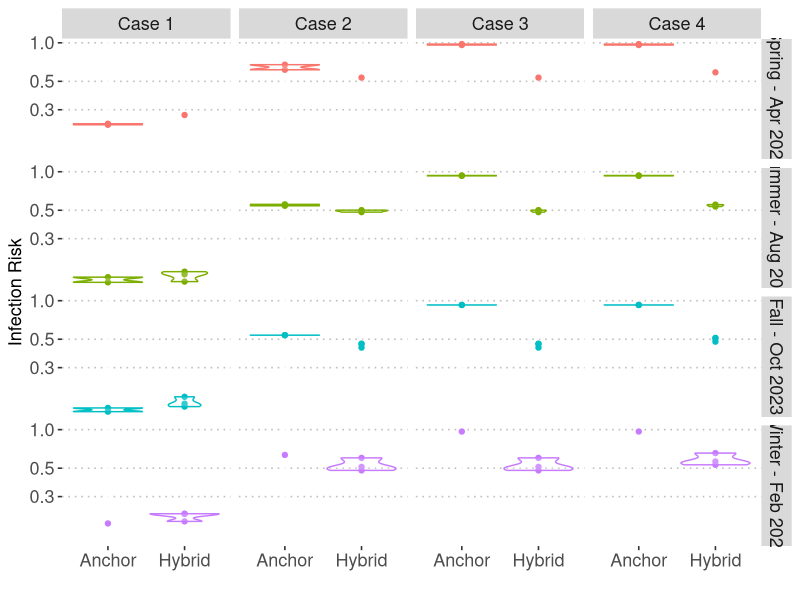
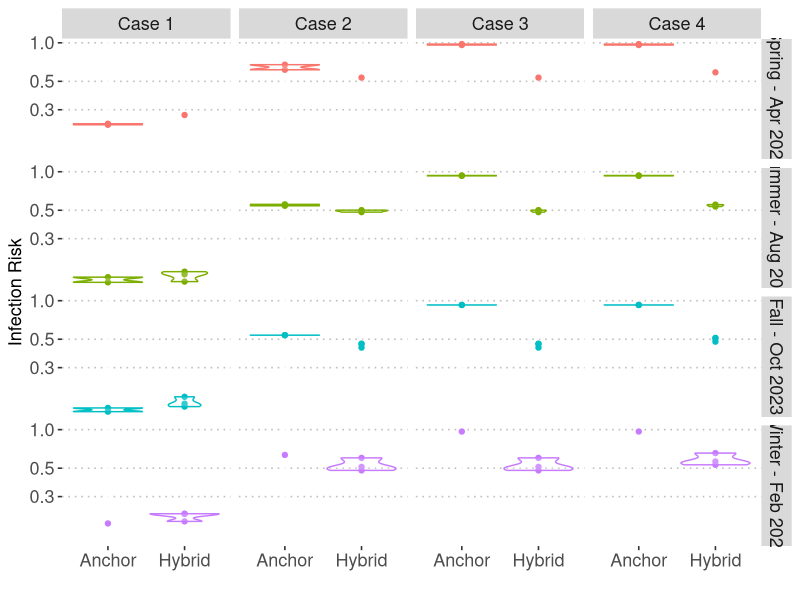
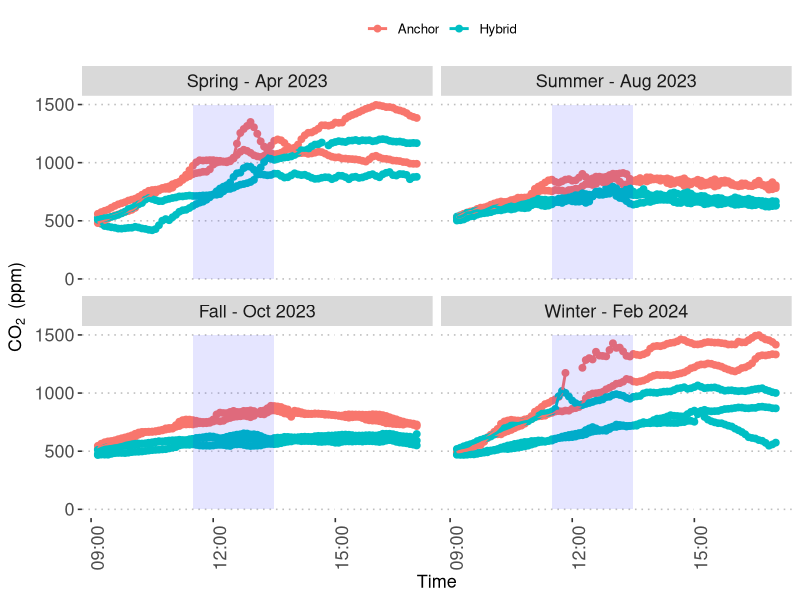
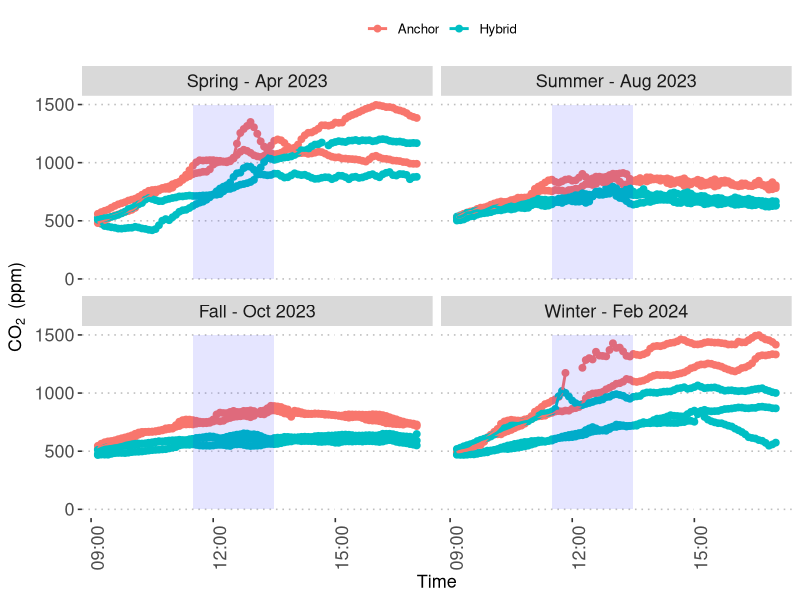

Recreate these plots in R, in order.
library(readxl)

sensordata<- read_excel("sensor_data_combined_risk_v5_final.xlsx")
sensordata$Month[sensordata$Month=="Fall"]<-"Fall - Oct 2023"
sensordata$Month[sensordata$Month=="Spring"]<-"Spring - Apr 2023"
sensordata$Month[sensordata$Month=="Summer"]<-"Summer - Aug 2023"
sensordata$Month[sensordata$Month=="Winter"]<-"Winter - Feb 2024"

sensordata$Month <- factor(sensordata$Month, 
                           levels = c("Spring - Apr 2023", "Summer - Aug 2023", "Fall - Oct 2023", "Winter - Feb 2024"))



#-----------Setting Parameters-------------------------------------------------------------------

C.0<-400/1000000 #assumed ambient CO2 ppm convert to fraction
q<-20 #quantum generation rate per person (quanta/hr), from Iwamura & Tsutsumi 2023
t<-8 #total exposure time (5 min in units of hr)
C.a<-0.038 #Rudnick & Milton (volume fraction of CO2 added to exhaled breath during breathing)

sensordata$avco2<-(as.numeric(sensordata$`Sensor 1 CO2`)+as.numeric(sensordata$`Sensor 2 CO2`))/2
sensordata$f<-(as.numeric(sensordata$avco2)-C.0)/1000000/C.a

dates<-unique(sensordata$Day)
f.dates<-rep(NA,length(dates))
n.dates<-rep(NA,length(dates))
date.type<-rep(NA,length(dates))
season<-rep(NA,length(dates))

for(i in 1:length(dates)){
  f.dates[i]<-sum(sensordata$f[sensordata$Day==dates[i]]*5)/470
  n.dates[i]<-sensordata$n[sensordata$Day==dates[i]][1]
  season[i]<-as.character(sensordata$Month[sensordata$Day==dates[i]][1])
  date.type[i]<-sensordata$`Day Type`[sensordata$Day==dates[i]][1]
}

frame.final<-data.frame(f.dates,n.dates,dates,date.type,season)
frame.final$season<-factor(frame.final$season,levels = c("Spring - Apr 2023", "Summer - Aug 2023", "Fall - Oct 2023", "Winter - Feb 2024"))

#----------------------CASE 1 AIR: Infection Risk assuming 1 Infected Person in Total Occupancy----------------------

I<-1 #number of infectors (assumed)

frame.final$infectionrisk1<-1-exp(-frame.final$f.dates*I*q*t/frame.final$n.date)

#---------------------CASE 2 AIR: Infection Risk assuming P(asymptomatic) x n = I-----------------------------------

P.infect<-0.05
P.asympt<-0.24


frame.final$infectionrisk2<-1-exp(-frame.final$f.dates*(frame.final$n.dates*P.asympt)*q*t/frame.final$n.date)


#---------------------CASE 3 AIR: Infection Risk depending on differences in in-person asymptomatic prob-----------
P.sympt<-0.76
P.inperson.sympt.anchor<-0.75

frame.final$Icase3<-rep(NA,length(dates))
frame.final$Icase3[frame.final$date.type=="Hybrid"]<-(P.asympt)*frame.final$n.dates[frame.final$date.type=="Hybrid"]
frame.final$Icase3[frame.final$date.type=="Anchor"]<-((P.asympt)+(P.inperson.sympt.anchor*P.sympt))*frame.final$n.dates[frame.final$date.type=="Anchor"]
  
frame.final$infectionrisk3<-1-exp(-frame.final$f.dates*(frame.final$Icase3)*q*t/frame.final$n.date)


#---------------------CASE 4 AIR: Infection risk depending on differences in in-person symp or asympt prob--------

P.inperson.sympt.hybrid<-0.05

frame.final$Icase4<-rep(NA,length(dates))
frame.final$Icase4[frame.final$date.type=="Hybrid"]<-((P.asympt)+(P.inperson.sympt.hybrid*P.sympt))*frame.final$n.dates[frame.final$date.type=="Hybrid"]

frame.final$Icase4[frame.final$date.type=="Anchor"]<-((P.asympt)+(P.inperson.sympt.anchor*P.sympt))*frame.final$n.dates[frame.final$date.type=="Anchor"]

frame.final$infectionrisk4<-1-exp(-frame.final$f.dates*(frame.final$Icase4)*q*t/frame.final$n.date)

#---------plotting airborne risks
infection.air<-c(frame.final$infectionrisk1,frame.final$infectionrisk2,frame.final$infectionrisk3,frame.final$infectionrisk4)
date.type<-rep(frame.final$date.type,4)
case<-c(rep("Case 1",length(frame.final$f.dates)),rep("Case 2",length(frame.final$f.dates)),rep("Case 3", length(frame.final$f.dates)),
rep("Case 4",length(frame.final$f.dates)))
season<-rep(frame.final$season,4)
frame.plot.airborne<-data.frame(infect=infection.air,date.type,case,season)

require(ggplot2)
require(ggpubr)

startlunch<-as.POSIXct("1899-12-31 11:30:00")
endlunch<-as.POSIXct("1899-12-31 1:30:00")

windows()
ggplot(frame.plot.airborne)+geom_point(aes(color=season,x=date.type,y=infect))+
  geom_violin(aes(color=season,x=date.type,y=infect),alpha=0.2)+
  facet_grid(season~case)+scale_y_continuous(trans="log10",name="Infection Risk")+
  scale_x_discrete(name="")+
  scale_color_discrete(name="")+
  theme_pubclean()+
  theme(axis.text=element_text(size=13),axis.title=element_text(size=13),
        legend.position="none",
        strip.text = element_text(size=13),legend.text = element_text(size=13))


ggsave ("figure4.tiff", unit="in", width = 7, height = 9, dpi = 600)


#summary of infection risks---------------------------

#Case 1
summary(frame.plot.airborne$infect[frame.plot.airborne$case=="Case 1" & frame.plot.airborne$season=="Fall - Oct 2023" & frame.plot.airborne$date.type=="Anchor"])
sd(frame.plot.airborne$infect[frame.plot.airborne$case=="Case 1" & frame.plot.airborne$season=="Fall - Oct 2023" & frame.plot.airborne$date.type=="Anchor"])

summary(frame.plot.airborne$infect[frame.plot.airborne$case=="Case 1" & frame.plot.airborne$season=="Fall - Oct 2023" & frame.plot.airborne$date.type=="Hybrid"])
sd(frame.plot.airborne$infect[frame.plot.airborne$case=="Case 1" & frame.plot.airborne$season=="Fall - Oct 2023" & frame.plot.airborne$date.type=="Hybrid"])

summary(frame.plot.airborne$infect[frame.plot.airborne$case=="Case 1" & frame.plot.airborne$season=="Spring - Apr 2023" & frame.plot.airborne$date.type=="Anchor"])
sd(frame.plot.airborne$infect[frame.plot.airborne$case=="Case 1" & frame.plot.airborne$season=="Spring - Apr 2023" & frame.plot.airborne$date.type=="Anchor"])

summary(frame.plot.airborne$infect[frame.plot.airborne$case=="Case 1" & frame.plot.airborne$season=="Spring - Apr 2023" & frame.plot.airborne$date.type=="Hybrid"])
sd(frame.plot.airborne$infect[frame.plot.airborne$case=="Case 1" & frame.plot.airborne$season=="Spring - Apr 2023" & frame.plot.airborne$date.type=="Hybrid"])

summary(frame.plot.airborne$infect[frame.plot.airborne$case=="Case 1" & frame.plot.airborne$season=="Winter - Feb 2024" & frame.plot.airborne$date.type=="Anchor"])
sd(frame.plot.airborne$infect[frame.plot.airborne$case=="Case 1" & frame.plot.airborne$season=="Winter - Feb 2024" & frame.plot.airborne$date.type=="Anchor"])

summary(frame.plot.airborne$infect[frame.plot.airborne$case=="Case 1" & frame.plot.airborne$season=="Winter - Feb 2024" & frame.plot.airborne$date.type=="Hybrid"])
sd(frame.plot.airborne$infect[frame.plot.airborne$case=="Case 1" & frame.plot.airborne$season=="Winter - Feb 2024" & frame.plot.airborne$date.type=="Hybrid"])

summary(frame.plot.airborne$infect[frame.plot.airborne$case=="Case 1" & frame.plot.airborne$season=="Summer - Aug 2023" & frame.plot.airborne$date.type=="Anchor"])
sd(frame.plot.airborne$infect[frame.plot.airborne$case=="Case 1" & frame.plot.airborne$season=="Summer - Aug 2023" & frame.plot.airborne$date.type=="Anchor"])

summary(frame.plot.airborne$infect[frame.plot.airborne$case=="Case 1" & frame.plot.airborne$season=="Summer - Aug 2023" & frame.plot.airborne$date.type=="Hybrid"])
sd(frame.plot.airborne$infect[frame.plot.airborne$case=="Case 1" & frame.plot.airborne$season=="Summer - Aug 2023" & frame.plot.airborne$date.type=="Hybrid"])

#Case 2
summary(frame.plot.airborne$infect[frame.plot.airborne$case=="Case 2" & frame.plot.airborne$season=="Fall - Oct 2023" & frame.plot.airborne$date.type=="Anchor"])
sd(frame.plot.airborne$infect[frame.plot.airborne$case=="Case 2" & frame.plot.airborne$season=="Fall - Oct 2023" & frame.plot.airborne$date.type=="Anchor"])

summary(frame.plot.airborne$infect[frame.plot.airborne$case=="Case 2" & frame.plot.airborne$season=="Fall - Oct 2023" & frame.plot.airborne$date.type=="Hybrid"])
sd(frame.plot.airborne$infect[frame.plot.airborne$case=="Case 2" & frame.plot.airborne$season=="Fall - Oct 2023" & frame.plot.airborne$date.type=="Hybrid"])

summary(frame.plot.airborne$infect[frame.plot.airborne$case=="Case 2" & frame.plot.airborne$season=="Spring - Apr 2023" & frame.plot.airborne$date.type=="Anchor"])
sd(frame.plot.airborne$infect[frame.plot.airborne$case=="Case 2" & frame.plot.airborne$season=="Spring - Apr 2023" & frame.plot.airborne$date.type=="Anchor"])

summary(frame.plot.airborne$infect[frame.plot.airborne$case=="Case 2" & frame.plot.airborne$season=="Spring - Apr 2023" & frame.plot.airborne$date.type=="Hybrid"])
sd(frame.plot.airborne$infect[frame.plot.airborne$case=="Case 2" & frame.plot.airborne$season=="Spring - Apr 2023" & frame.plot.airborne$date.type=="Hybrid"])

summary(frame.plot.airborne$infect[frame.plot.airborne$case=="Case 2" & frame.plot.airborne$season=="Winter - Feb 2024" & frame.plot.airborne$date.type=="Anchor"])
sd(frame.plot.airborne$infect[frame.plot.airborne$case=="Case 2" & frame.plot.airborne$season=="Winter - Feb 2024" & frame.plot.airborne$date.type=="Anchor"])

summary(frame.plot.airborne$infect[frame.plot.airborne$case=="Case 2" & frame.plot.airborne$season=="Winter - Feb 2024" & frame.plot.airborne$date.type=="Hybrid"])
sd(frame.plot.airborne$infect[frame.plot.airborne$case=="Case 2" & frame.plot.airborne$season=="Winter - Feb 2024" & frame.plot.airborne$date.type=="Hybrid"])

summary(frame.plot.airborne$infect[frame.plot.airborne$case=="Case 2" & frame.plot.airborne$season=="Summer - Aug 2023" & frame.plot.airborne$date.type=="Anchor"])
sd(frame.plot.airborne$infect[frame.plot.airborne$case=="Case 2" & frame.plot.airborne$season=="Summer - Aug 2023" & frame.plot.airborne$date.type=="Anchor"])

summary(frame.plot.airborne$infect[frame.plot.airborne$case=="Case 2" & frame.plot.airborne$season=="Summer - Aug 2023" & frame.plot.airborne$date.type=="Hybrid"])
sd(frame.plot.airborne$infect[frame.plot.airborne$case=="Case 2" & frame.plot.airborne$season=="Summer - Aug 2023" & frame.plot.airborne$date.type=="Hybrid"])


#Case 3
summary(frame.plot.airborne$infect[frame.plot.airborne$case=="Case 3" & frame.plot.airborne$season=="Fall - Oct 2023" & frame.plot.airborne$date.type=="Anchor"])
sd(frame.plot.airborne$infect[frame.plot.airborne$case=="Case 3" & frame.plot.airborne$season=="Fall - Oct 2023" & frame.plot.airborne$date.type=="Anchor"])

summary(frame.plot.airborne$infect[frame.plot.airborne$case=="Case 3" & frame.plot.airborne$season=="Fall - Oct 2023" & frame.plot.airborne$date.type=="Hybrid"])
sd(frame.plot.airborne$infect[frame.plot.airborne$case=="Case 3" & frame.plot.airborne$season=="Fall - Oct 2023" & frame.plot.airborne$date.type=="Hybrid"])

summary(frame.plot.airborne$infect[frame.plot.airborne$case=="Case 3" & frame.plot.airborne$season=="Spring - Apr 2023" & frame.plot.airborne$date.type=="Anchor"])
sd(frame.plot.airborne$infect[frame.plot.airborne$case=="Case 3" & frame.plot.airborne$season=="Spring - Apr 2023" & frame.plot.airborne$date.type=="Anchor"])

summary(frame.plot.airborne$infect[frame.plot.airborne$case=="Case 3" & frame.plot.airborne$season=="Spring - Apr 2023" & frame.plot.airborne$date.type=="Hybrid"])
sd(frame.plot.airborne$infect[frame.plot.airborne$case=="Case 3" & frame.plot.airborne$season=="Spring - Apr 2023" & frame.plot.airborne$date.type=="Hybrid"])

summary(frame.plot.airborne$infect[frame.plot.airborne$case=="Case 3" & frame.plot.airborne$season=="Winter - Feb 2024" & frame.plot.airborne$date.type=="Anchor"])
sd(frame.plot.airborne$infect[frame.plot.airborne$case=="Case 3" & frame.plot.airborne$season=="Winter - Feb 2024" & frame.plot.airborne$date.type=="Anchor"])

summary(frame.plot.airborne$infect[frame.plot.airborne$case=="Case 3" & frame.plot.airborne$season=="Winter - Feb 2024" & frame.plot.airborne$date.type=="Hybrid"])
sd(frame.plot.airborne$infect[frame.plot.airborne$case=="Case 3" & frame.plot.airborne$season=="Winter - Feb 2024" & frame.plot.airborne$date.type=="Hybrid"])

summary(frame.plot.airborne$infect[frame.plot.airborne$case=="Case 3" & frame.plot.airborne$season=="Summer - Aug 2023" & frame.plot.airborne$date.type=="Anchor"])
sd(frame.plot.airborne$infect[frame.plot.airborne$case=="Case 3" & frame.plot.airborne$season=="Summer - Aug 2023" & frame.plot.airborne$date.type=="Anchor"])

summary(frame.plot.airborne$infect[frame.plot.airborne$case=="Case 3" & frame.plot.airborne$season=="Summer - Aug 2023" & frame.plot.airborne$date.type=="Hybrid"])
sd(frame.plot.airborne$infect[frame.plot.airborne$case=="Case 3" & frame.plot.airborne$season=="Summer - Aug 2023" & frame.plot.airborne$date.type=="Hybrid"])


#Case 4
summary(frame.plot.airborne$infect[frame.plot.airborne$case=="Case 4" & frame.plot.airborne$season=="Fall - Oct 2023" & frame.plot.airborne$date.type=="Anchor"])
sd(frame.plot.airborne$infect[frame.plot.airborne$case=="Case 4" & frame.plot.airborne$season=="Fall - Oct 2023" & frame.plot.airborne$date.type=="Anchor"])

summary(frame.plot.airborne$infect[frame.plot.airborne$case=="Case 4" & frame.plot.airborne$season=="Fall - Oct 2023" & frame.plot.airborne$date.type=="Hybrid"])
sd(frame.plot.airborne$infect[frame.plot.airborne$case=="Case 4" & frame.plot.airborne$season=="Fall - Oct 2023" & frame.plot.airborne$date.type=="Hybrid"])

summary(frame.plot.airborne$infect[frame.plot.airborne$case=="Case 4" & frame.plot.airborne$season=="Spring - Apr 2023" & frame.plot.airborne$date.type=="Anchor"])
sd(frame.plot.airborne$infect[frame.plot.airborne$case=="Case 4" & frame.plot.airborne$season=="Spring - Apr 2023" & frame.plot.airborne$date.type=="Anchor"])

summary(frame.plot.airborne$infect[frame.plot.airborne$case=="Case 4" & frame.plot.airborne$season=="Spring - Apr 2023" & frame.plot.airborne$date.type=="Hybrid"])
sd(frame.plot.airborne$infect[frame.plot.airborne$case=="Case 4" & frame.plot.airborne$season=="Spring - Apr 2023" & frame.plot.airborne$date.type=="Hybrid"])

summary(frame.plot.airborne$infect[frame.plot.airborne$case=="Case 4" & frame.plot.airborne$season=="Winter - Feb 2024" & frame.plot.airborne$date.type=="Anchor"])
sd(frame.plot.airborne$infect[frame.plot.airborne$case=="Case 4" & frame.plot.airborne$season=="Winter - Feb 2024" & frame.plot.airborne$date.type=="Anchor"])

summary(frame.plot.airborne$infect[frame.plot.airborne$case=="Case 4" & frame.plot.airborne$season=="Winter - Feb 2024" & frame.plot.airborne$date.type=="Hybrid"])
sd(frame.plot.airborne$infect[frame.plot.airborne$case=="Case 4" & frame.plot.airborne$season=="Winter - Feb 2024" & frame.plot.airborne$date.type=="Hybrid"])

summary(frame.plot.airborne$infect[frame.plot.airborne$case=="Case 4" & frame.plot.airborne$season=="Summer - Aug 2023" & frame.plot.airborne$date.type=="Anchor"])
sd(frame.plot.airborne$infect[frame.plot.airborne$case=="Case 4" & frame.plot.airborne$season=="Summer - Aug 2023" & frame.plot.airborne$date.type=="Anchor"])

summary(frame.plot.airborne$infect[frame.plot.airborne$case=="Case 4" & frame.plot.airborne$season=="Summer - Aug 2023" & frame.plot.airborne$date.type=="Hybrid"])
sd(frame.plot.airborne$infect[frame.plot.airborne$case=="Case 4" & frame.plot.airborne$season=="Summer - Aug 2023" & frame.plot.airborne$date.type=="Hybrid"])



#summary of risk reductions

#Fall
(mean(frame.plot.airborne$infect[frame.plot.airborne$case=="Case 1" & frame.plot.airborne$season=="Fall - Oct 2023" & frame.plot.airborne$date.type=="Anchor"])-
  mean(frame.plot.airborne$infect[frame.plot.airborne$case=="Case 1" & frame.plot.airborne$season=="Fall - Oct 2023" & frame.plot.airborne$date.type=="Hybrid"]))

(mean(frame.plot.airborne$infect[frame.plot.airborne$case=="Case 2" & frame.plot.airborne$season=="Fall - Oct 2023" & frame.plot.airborne$date.type=="Anchor"])-
  mean(frame.plot.airborne$infect[frame.plot.airborne$case=="Case 2" & frame.plot.airborne$season=="Fall - Oct 2023" & frame.plot.airborne$date.type=="Hybrid"]))

(mean(frame.plot.airborne$infect[frame.plot.airborne$case=="Case 3" & frame.plot.airborne$season=="Fall - Oct 2023" & frame.plot.airborne$date.type=="Anchor"])-
  mean(frame.plot.airborne$infect[frame.plot.airborne$case=="Case 3" & frame.plot.airborne$season=="Fall - Oct 2023" & frame.plot.airborne$date.type=="Hybrid"]))

(mean(frame.plot.airborne$infect[frame.plot.airborne$case=="Case 4" & frame.plot.airborne$season=="Fall - Oct 2023" & frame.plot.airborne$date.type=="Anchor"])-
    mean(frame.plot.airborne$infect[frame.plot.airborne$case=="Case 4" & frame.plot.airborne$season=="Fall - Oct 2023" & frame.plot.airborne$date.type=="Hybrid"]))

#Spring
(mean(frame.plot.airborne$infect[frame.plot.airborne$case=="Case 1" & frame.plot.airborne$season=="Spring - Apr 2023" & frame.plot.airborne$date.type=="Anchor"])-
    mean(frame.plot.airborne$infect[frame.plot.airborne$case=="Case 1" & frame.plot.airborne$season=="Spring - Apr 2023" & frame.plot.airborne$date.type=="Hybrid"]))

(mean(frame.plot.airborne$infect[frame.plot.airborne$case=="Case 2" & frame.plot.airborne$season=="Spring - Apr 2023" & frame.plot.airborne$date.type=="Anchor"])-
    mean(frame.plot.airborne$infect[frame.plot.airborne$case=="Case 2" & frame.plot.airborne$season=="Spring - Apr 2023" & frame.plot.airborne$date.type=="Hybrid"]))

(mean(frame.plot.airborne$infect[frame.plot.airborne$case=="Case 3" & frame.plot.airborne$season=="Spring - Apr 2023" & frame.plot.airborne$date.type=="Anchor"])-
    mean(frame.plot.airborne$infect[frame.plot.airborne$case=="Case 3" & frame.plot.airborne$season=="Spring - Apr 2023" & frame.plot.airborne$date.type=="Hybrid"]))

(mean(frame.plot.airborne$infect[frame.plot.airborne$case=="Case 4" & frame.plot.airborne$season=="Spring - Apr 2023" & frame.plot.airborne$date.type=="Anchor"])-
    mean(frame.plot.airborne$infect[frame.plot.airborne$case=="Case 4" & frame.plot.airborne$season=="Spring - Apr 2023" & frame.plot.airborne$date.type=="Hybrid"]))

#Winter
(mean(frame.plot.airborne$infect[frame.plot.airborne$case=="Case 1" & frame.plot.airborne$season=="Winter - Feb 2024" & frame.plot.airborne$date.type=="Anchor"])-
    mean(frame.plot.airborne$infect[frame.plot.airborne$case=="Case 1" & frame.plot.airborne$season=="Winter - Feb 2024" & frame.plot.airborne$date.type=="Hybrid"]))

(mean(frame.plot.airborne$infect[frame.plot.airborne$case=="Case 2" & frame.plot.airborne$season=="Winter - Feb 2024" & frame.plot.airborne$date.type=="Anchor"])-
    mean(frame.plot.airborne$infect[frame.plot.airborne$case=="Case 2" & frame.plot.airborne$season=="Winter - Feb 2024" & frame.plot.airborne$date.type=="Hybrid"]))

(mean(frame.plot.airborne$infect[frame.plot.airborne$case=="Case 3" & frame.plot.airborne$season=="Winter - Feb 2024" & frame.plot.airborne$date.type=="Anchor"])-
    mean(frame.plot.airborne$infect[frame.plot.airborne$case=="Case 3" & frame.plot.airborne$season=="Winter - Feb 2024" & frame.plot.airborne$date.type=="Hybrid"]))

(mean(frame.plot.airborne$infect[frame.plot.airborne$case=="Case 4" & frame.plot.airborne$season=="Winter - Feb 2024" & frame.plot.airborne$date.type=="Anchor"])-
    mean(frame.plot.airborne$infect[frame.plot.airborne$case=="Case 4" & frame.plot.airborne$season=="Winter - Feb 2024" & frame.plot.airborne$date.type=="Hybrid"]))

#Summer
(mean(frame.plot.airborne$infect[frame.plot.airborne$case=="Case 1" & frame.plot.airborne$season=="Summer - Aug 2023" & frame.plot.airborne$date.type=="Anchor"])-
    mean(frame.plot.airborne$infect[frame.plot.airborne$case=="Case 1" & frame.plot.airborne$season=="Summer - Aug 2023" & frame.plot.airborne$date.type=="Hybrid"]))

(mean(frame.plot.airborne$infect[frame.plot.airborne$case=="Case 2" & frame.plot.airborne$season=="Summer - Aug 2023" & frame.plot.airborne$date.type=="Anchor"])-
    mean(frame.plot.airborne$infect[frame.plot.airborne$case=="Case 2" & frame.plot.airborne$season=="Summer - Aug 2023" & frame.plot.airborne$date.type=="Hybrid"]))

(mean(frame.plot.airborne$infect[frame.plot.airborne$case=="Case 3" & frame.plot.airborne$season=="Summer - Aug 2023" & frame.plot.airborne$date.type=="Anchor"])-
    mean(frame.plot.airborne$infect[frame.plot.airborne$case=="Case 3" & frame.plot.airborne$season=="Summer - Aug 2023" & frame.plot.airborne$date.type=="Hybrid"]))

(mean(frame.plot.airborne$infect[frame.plot.airborne$case=="Case 4" & frame.plot.airborne$season=="Summer - Aug 2023" & frame.plot.airborne$date.type=="Anchor"])-
    mean(frame.plot.airborne$infect[frame.plot.airborne$case=="Case 4" & frame.plot.airborne$season=="Summer - Aug 2023" & frame.plot.airborne$date.type=="Hybrid"]))

#-----------------co2 figure----------------------------------------------

windows()
ggplot(data=sensordata[sensordata$`Day Type`!="None",],aes(x=Time,y=sensordata$avco2,group=Day,color=`Day Type`))+geom_point(size=2)+geom_line(size=1)+
  facet_wrap(~Month)+
  scale_x_datetime(name="Time")+
  scale_y_continuous(name=expression("CO"[2]*phantom(x)*"(ppm)"))+
  scale_color_discrete(name="")+
  theme_pubclean()+
  annotate("rect",xmin=sensordata$Time[29],xmax=sensordata$Time[53],ymin=0,ymax=1500,alpha=.1,fill="blue")+
  theme(axis.text.x=element_text(angle=90),axis.title = element_text(size=13),
        axis.text=element_text(size=13),strip.text = element_text(size=13))

ggsave ("figure2.tiff", unit="in", width = 9, height = 6, dpi = 600)


#Statistical models---------------------------------------------------------

maxs<-rep(NA,length(table(sensordata$Day)))
means<-rep(NA,length(table(sensordata$Day)))
month<-rep(NA,length(table(sensordata$Day)))
ntotal<-rep(NA,length(table(sensordata$Day)))
daytype<-rep(NA,length(table(sensordata$Day)))

days<-unique(sensordata$Day)

for (i in 1:length(maxs)){
  maxs[i]<-max(sensordata$avco2[sensordata$Day==days[i]])
  means[i]<-mean(sensordata$avco2[sensordata$Day==days[i]])
  month[i]<-sensordata$Month[sensordata$Day==days[i]][1]
  ntotal[i]<-sensordata$n[sensordata$Day==days[i]][1]
  daytype[i]<-sensordata$`Day Type`[sensordata$Day==days[i]][1]
}

frame.all<-data.frame(maxs,means,month,ntotal,daytype)
  
sensormodel1<-lm(means~factor(month) + ntotal,frame.all)
summary(sensormodel1)

sensormodel2<-lm(maxs~factor(month) + ntotal,frame.all)
summary(sensormodel2)

sensormodel3<-lm(means~factor(month) + daytype,frame.all)
summary(sensormodel3)

sensormodel4<-lm(maxs~factor(month) + daytype,frame.all)
summary(sensormodel4)

sensormodel5<-lm(ntotal~factor(month) + daytype,frame.all)
summary(sensormodel5)

